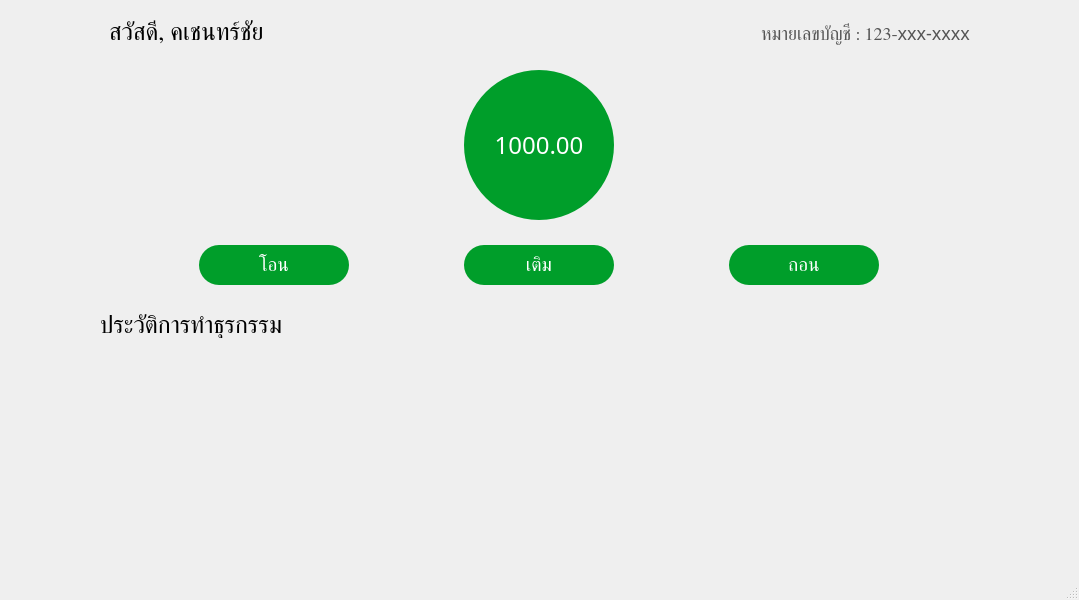
<?xml version="1.0" encoding="UTF-8"?>
<ui version="4.0">
 <class>MainWindow</class>
 <widget class="QMainWindow" name="MainWindow">
  <property name="geometry">
   <rect>
    <x>0</x>
    <y>0</y>
    <width>1079</width>
    <height>600</height>
   </rect>
  </property>
  <property name="font">
   <font>
    <family>Kanit</family>
   </font>
  </property>
  <property name="windowTitle">
   <string>MainWindow</string>
  </property>
  <property name="autoFillBackground">
   <bool>false</bool>
  </property>
  <widget class="QWidget" name="centralwidget">
   <property name="autoFillBackground">
    <bool>false</bool>
   </property>
   <layout class="QVBoxLayout" name="verticalLayout" stretch="0,0">
    <property name="spacing">
     <number>0</number>
    </property>
    <property name="leftMargin">
     <number>0</number>
    </property>
    <property name="topMargin">
     <number>0</number>
    </property>
    <property name="rightMargin">
     <number>0</number>
    </property>
    <property name="bottomMargin">
     <number>0</number>
    </property>
    <item>
     <widget class="QWidget" name="widget" native="true">
      <property name="autoFillBackground">
       <bool>false</bool>
      </property>
      <property name="styleSheet">
       <string notr="true">/*background: red;*/
border-radius: 0 0 16px 16px;
z-index: 1;
background: qlineargradient(
    x1:0.5, y1:1,
    x2:0.5, y2:0,
    stop:0  rgba(255, 255, 255, 0) ,
    stop:0.53 rgba(161, 224, 150, 255),
    stop:1   rgba(66, 195, 34, 255)
);
</string>
      </property>
      <layout class="QVBoxLayout" name="verticalLayout_2">
       <property name="leftMargin">
        <number>100</number>
       </property>
       <property name="topMargin">
        <number>11</number>
       </property>
       <property name="rightMargin">
        <number>100</number>
       </property>
       <item>
        <widget class="QWidget" name="widget_3" native="true">
         <property name="sizePolicy">
          <sizepolicy hsizetype="Preferred" vsizetype="Maximum">
           <horstretch>0</horstretch>
           <verstretch>0</verstretch>
          </sizepolicy>
         </property>
         <property name="font">
          <font>
           <family>Segoe UI</family>
          </font>
         </property>
         <property name="styleSheet">
          <string notr="true">background: transparent;
</string>
         </property>
         <layout class="QHBoxLayout" name="horizontalLayout" stretch="1,1">
          <item>
           <widget class="QLabel" name="label_2">
            <property name="font">
             <font>
              <family>Kanit</family>
              <pointsize>-1</pointsize>
              <fontweight>Medium</fontweight>
             </font>
            </property>
            <property name="styleSheet">
             <string notr="true">font-size: 24px;
color: #000;
</string>
            </property>
            <property name="text">
             <string>สวัสดี, คเชนทร์ชัย</string>
            </property>
            <property name="alignment">
             <set>Qt::AlignmentFlag::AlignLeading|Qt::AlignmentFlag::AlignLeft|Qt::AlignmentFlag::AlignTop</set>
            </property>
           </widget>
          </item>
          <item>
           <widget class="QLabel" name="label">
            <property name="sizePolicy">
             <sizepolicy hsizetype="Preferred" vsizetype="Preferred">
              <horstretch>0</horstretch>
              <verstretch>0</verstretch>
             </sizepolicy>
            </property>
            <property name="font">
             <font>
              <family>Kanit</family>
              <pointsize>-1</pointsize>
             </font>
            </property>
            <property name="layoutDirection">
             <enum>Qt::LayoutDirection::LeftToRight</enum>
            </property>
            <property name="styleSheet">
             <string notr="true">font-size: 18px;
color: #555;
</string>
            </property>
            <property name="text">
             <string>หมายเลขบัญชี : 123-xxx-xxxx</string>
            </property>
            <property name="alignment">
             <set>Qt::AlignmentFlag::AlignRight|Qt::AlignmentFlag::AlignTop|Qt::AlignmentFlag::AlignTrailing</set>
            </property>
           </widget>
          </item>
         </layout>
        </widget>
       </item>
       <item>
        <widget class="QWidget" name="widget_4" native="true">
         <property name="styleSheet">
          <string notr="true">background: transparent;
</string>
         </property>
         <layout class="QHBoxLayout" name="horizontalLayout_2">
          <item>
           <widget class="QLabel" name="BalanceLabel">
            <property name="sizePolicy">
             <sizepolicy hsizetype="Fixed" vsizetype="Fixed">
              <horstretch>0</horstretch>
              <verstretch>0</verstretch>
             </sizepolicy>
            </property>
            <property name="minimumSize">
             <size>
              <width>150</width>
              <height>150</height>
             </size>
            </property>
            <property name="maximumSize">
             <size>
              <width>150</width>
              <height>150</height>
             </size>
            </property>
            <property name="font">
             <font>
              <family>Kanit</family>
              <pointsize>-1</pointsize>
              <fontweight>Medium</fontweight>
             </font>
            </property>
            <property name="styleSheet">
             <string notr="true">QLabel {
    background-color: #009E2A;
    border-radius: 75px;   /* ครึ่งหนึ่งของ 100 */
    color: white;
    font-size: 24px;
}</string>
            </property>
            <property name="text">
             <string>1000.00</string>
            </property>
            <property name="alignment">
             <set>Qt::AlignmentFlag::AlignCenter</set>
            </property>
           </widget>
          </item>
         </layout>
        </widget>
       </item>
       <item>
        <widget class="QWidget" name="widget_5" native="true">
         <property name="styleSheet">
          <string notr="true">display: flex;
justify-content: space-between;
gap: 10px;
background: transparent;
</string>
         </property>
         <layout class="QHBoxLayout" name="horizontalLayout_3">
          <property name="spacing">
           <number>16</number>
          </property>
          <property name="leftMargin">
           <number>0</number>
          </property>
          <property name="topMargin">
           <number>10</number>
          </property>
          <property name="rightMargin">
           <number>0</number>
          </property>
          <property name="bottomMargin">
           <number>10</number>
          </property>
          <item>
           <widget class="QPushButton" name="pushButton">
            <property name="sizePolicy">
             <sizepolicy hsizetype="Maximum" vsizetype="Fixed">
              <horstretch>0</horstretch>
              <verstretch>0</verstretch>
             </sizepolicy>
            </property>
            <property name="minimumSize">
             <size>
              <width>150</width>
              <height>0</height>
             </size>
            </property>
            <property name="maximumSize">
             <size>
              <width>150</width>
              <height>16777215</height>
             </size>
            </property>
            <property name="font">
             <font>
              <family>Kanit</family>
              <pointsize>14</pointsize>
             </font>
            </property>
            <property name="styleSheet">
             <string notr="true">background: #009E2A;
padding: 10px;
border-radius: 20px;
color: white;
</string>
            </property>
            <property name="text">
             <string>โอน</string>
            </property>
            <property name="icon">
             <iconset theme="QIcon::ThemeIcon::GoNext"/>
            </property>
           </widget>
          </item>
          <item>
           <widget class="QPushButton" name="pushButton_2">
            <property name="sizePolicy">
             <sizepolicy hsizetype="Maximum" vsizetype="Fixed">
              <horstretch>0</horstretch>
              <verstretch>0</verstretch>
             </sizepolicy>
            </property>
            <property name="minimumSize">
             <size>
              <width>150</width>
              <height>0</height>
             </size>
            </property>
            <property name="maximumSize">
             <size>
              <width>150</width>
              <height>16777215</height>
             </size>
            </property>
            <property name="font">
             <font>
              <family>Kanit</family>
              <pointsize>14</pointsize>
             </font>
            </property>
            <property name="styleSheet">
             <string notr="true">background: #009E2A;
padding: 10px;
border-radius: 20px;
color: white;
</string>
            </property>
            <property name="text">
             <string>เติม</string>
            </property>
            <property name="icon">
             <iconset theme="QIcon::ThemeIcon::ListAdd"/>
            </property>
           </widget>
          </item>
          <item>
           <widget class="QPushButton" name="pushButton_3">
            <property name="sizePolicy">
             <sizepolicy hsizetype="Maximum" vsizetype="Fixed">
              <horstretch>0</horstretch>
              <verstretch>0</verstretch>
             </sizepolicy>
            </property>
            <property name="minimumSize">
             <size>
              <width>150</width>
              <height>0</height>
             </size>
            </property>
            <property name="maximumSize">
             <size>
              <width>150</width>
              <height>16777215</height>
             </size>
            </property>
            <property name="font">
             <font>
              <family>Kanit</family>
              <pointsize>14</pointsize>
             </font>
            </property>
            <property name="styleSheet">
             <string notr="true">background: #009E2A;
padding: 10px;
border-radius: 20px;
color: white;
</string>
            </property>
            <property name="text">
             <string>ถอน</string>
            </property>
            <property name="icon">
             <iconset theme="QIcon::ThemeIcon::GoDown"/>
            </property>
           </widget>
          </item>
         </layout>
        </widget>
       </item>
      </layout>
     </widget>
    </item>
    <item>
     <widget class="QWidget" name="widget_2" native="true">
      <property name="sizePolicy">
       <sizepolicy hsizetype="Expanding" vsizetype="Expanding">
        <horstretch>0</horstretch>
        <verstretch>0</verstretch>
       </sizepolicy>
      </property>
      <property name="styleSheet">
       <string notr="true"/>
      </property>
      <layout class="QVBoxLayout" name="verticalLayout_3">
       <property name="leftMargin">
        <number>100</number>
       </property>
       <property name="rightMargin">
        <number>100</number>
       </property>
       <item>
        <widget class="QLabel" name="label_3">
         <property name="sizePolicy">
          <sizepolicy hsizetype="Preferred" vsizetype="Maximum">
           <horstretch>0</horstretch>
           <verstretch>0</verstretch>
          </sizepolicy>
         </property>
         <property name="font">
          <font>
           <family>Kanit</family>
           <pointsize>-1</pointsize>
           <fontweight>Medium</fontweight>
          </font>
         </property>
         <property name="styleSheet">
          <string notr="true">font-size: 24px;
color: #000;
</string>
         </property>
         <property name="text">
          <string>ประวัติการทำธุรกรรม</string>
         </property>
        </widget>
       </item>
       <item>
        <widget class="QScrollArea" name="scrollArea">
         <property name="styleSheet">
          <string notr="true"/>
         </property>
         <property name="frameShape">
          <enum>QFrame::Shape::NoFrame</enum>
         </property>
         <property name="horizontalScrollBarPolicy">
          <enum>Qt::ScrollBarPolicy::ScrollBarAlwaysOff</enum>
         </property>
         <property name="widgetResizable">
          <bool>true</bool>
         </property>
         <widget class="QWidget" name="ScrollAreaOfHistory">
          <property name="geometry">
           <rect>
            <x>0</x>
            <y>0</y>
            <width>879</width>
            <height>22</height>
           </rect>
          </property>
          <property name="sizePolicy">
           <sizepolicy hsizetype="Preferred" vsizetype="Maximum">
            <horstretch>0</horstretch>
            <verstretch>0</verstretch>
           </sizepolicy>
          </property>
          <layout class="QVBoxLayout" name="verticalLayout_4"/>
         </widget>
        </widget>
       </item>
      </layout>
     </widget>
    </item>
   </layout>
  </widget>
  <widget class="QMenuBar" name="menubar">
   <property name="geometry">
    <rect>
     <x>0</x>
     <y>0</y>
     <width>1079</width>
     <height>28</height>
    </rect>
   </property>
  </widget>
  <widget class="QStatusBar" name="statusbar"/>
 </widget>
 <resources/>
 <connections/>
</ui>
